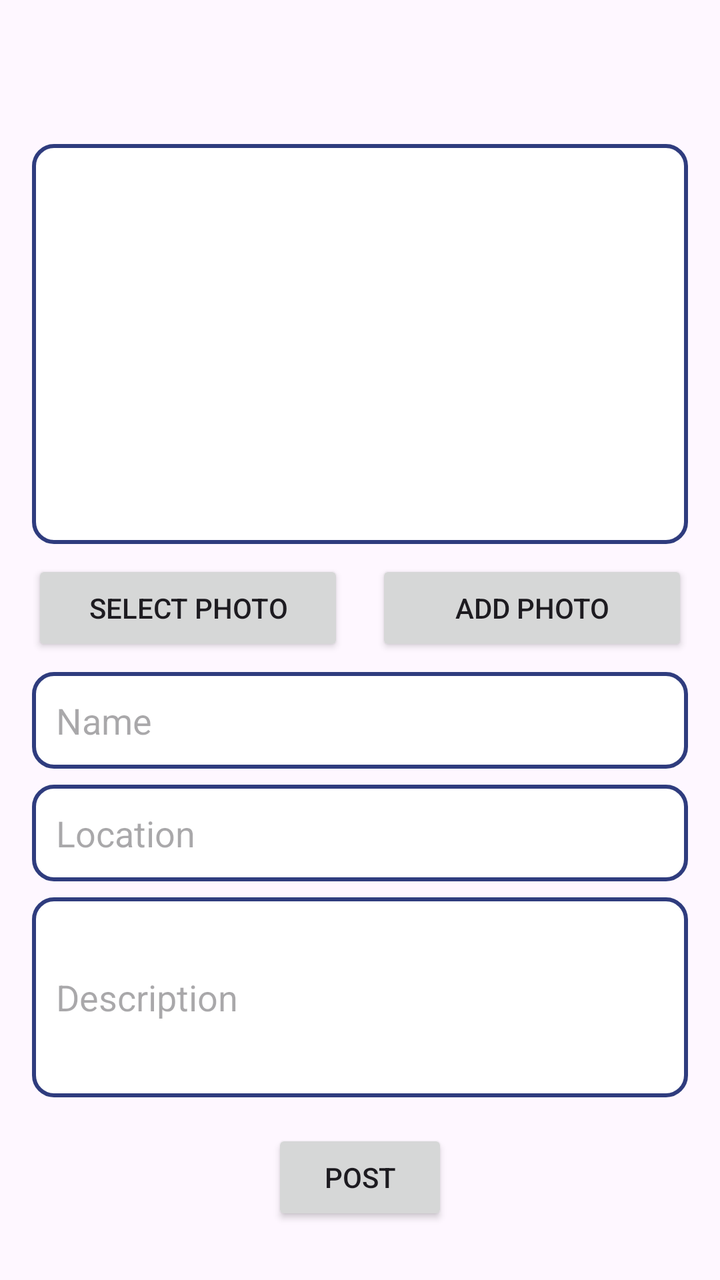
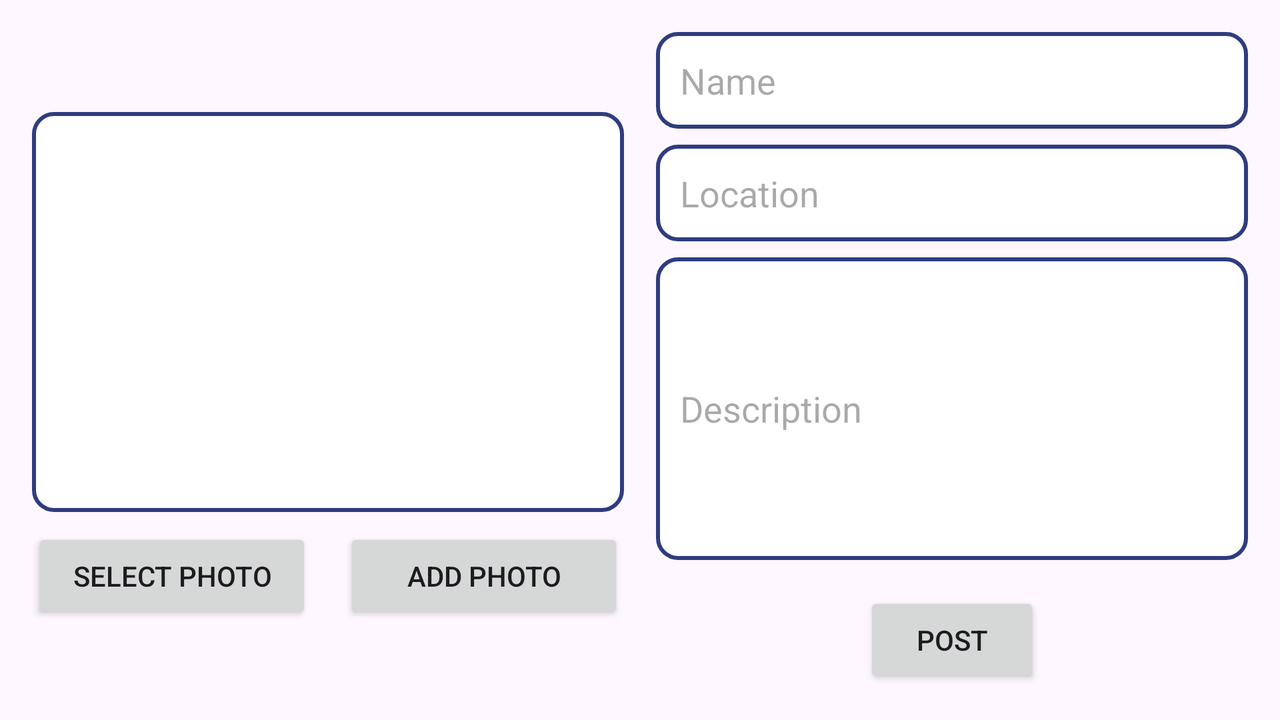

Two renders of one Android screen. The first uses the default layout on a phone; the second uses the alternative layout the repository ships for a different screen configuration, on a matching device. The two XML files are below.
<!-- AndroidManifest.xml: application theme Theme.DemoiLost -->
<!-- res/layout/activity_post.xml -->
<?xml version="1.0" encoding="utf-8"?>
<androidx.constraintlayout.widget.ConstraintLayout
    xmlns:android="http://schemas.android.com/apk/res/android"
    xmlns:app="http://schemas.android.com/apk/res-auto"
    android:id="@+id/activity_post"
    android:layout_width="match_parent"
    android:layout_height="match_parent"
    android:padding="16dp">

    
    <ImageView
        android:id="@+id/backButton"
        android:layout_width="24dp"
        android:layout_height="24dp"
        android:layout_marginTop="32dp"
        android:layout_marginStart="8dp"
        android:src="@drawable/ic_back"
        android:contentDescription="Back"
        app:tint="@color/black"
        app:layout_constraintTop_toTopOf="parent"
        app:layout_constraintStart_toStartOf="parent" />

    
    <ImageView
        android:id="@+id/photoImageView"
        android:layout_width="0dp"
        android:layout_height="200dp"
        android:scaleType="centerCrop"
        android:background="@drawable/rounded_edittext"
        app:layout_constraintTop_toBottomOf="@id/backButton"
        app:layout_constraintStart_toStartOf="parent"
        app:layout_constraintEnd_toEndOf="parent" />

    
    <LinearLayout
        android:id="@+id/buttons_photo"
        android:layout_width="match_parent"
        android:layout_height="wrap_content"
        android:layout_marginTop="8dp"
        android:gravity="center"
        android:orientation="horizontal"
        app:layout_constraintTop_toBottomOf="@id/photoImageView"
        app:layout_constraintStart_toStartOf="parent"
        app:layout_constraintEnd_toEndOf="parent">

        <Button
            android:id="@+id/selectPhotoButton"
            android:layout_width="0dp"
            android:layout_height="wrap_content"
            android:layout_weight="1"
            android:layout_marginEnd="8dp"
            android:text="Select Photo" />

        <Button
            android:id="@+id/selectImageButton"
            android:layout_width="0dp"
            android:layout_height="wrap_content"
            android:layout_weight="1"
            android:layout_marginStart="8dp"
            android:text="Add Photo" />
    </LinearLayout>

    
    <EditText
        android:id="@+id/nameEditText"
        android:layout_width="match_parent"
        android:layout_height="wrap_content"
        android:hint="Name"
        android:background="@drawable/rounded_edittext"
        app:layout_constraintTop_toBottomOf="@id/buttons_photo"
        app:layout_constraintStart_toStartOf="parent"
        app:layout_constraintEnd_toEndOf="parent"
        android:layout_marginTop="8dp"
        android:padding="12dp" />

    
    <EditText
        android:id="@+id/locationEditText"
        android:layout_width="match_parent"
        android:layout_height="wrap_content"
        android:hint="Location"
        android:focusable="false"
        android:background="@drawable/rounded_edittext"
        app:layout_constraintTop_toBottomOf="@id/nameEditText"
        app:layout_constraintStart_toStartOf="parent"
        app:layout_constraintEnd_toEndOf="parent"
        android:layout_marginTop="8dp"
        android:padding="12dp" />

    
    <EditText
        android:id="@+id/descriptionEditText"
        android:layout_width="match_parent"
        android:layout_height="100dp"
        android:hint="Description"
        android:background="@drawable/rounded_edittext"
        app:layout_constraintTop_toBottomOf="@id/locationEditText"
        app:layout_constraintStart_toStartOf="parent"
        app:layout_constraintEnd_toEndOf="parent"
        android:layout_marginTop="8dp"
        android:padding="12dp" />

    
    <Button
        android:id="@+id/postButton"
        android:layout_width="wrap_content"
        android:layout_height="wrap_content"
        android:text="Post"
        app:layout_constraintTop_toBottomOf="@id/descriptionEditText"
        app:layout_constraintStart_toStartOf="parent"
        app:layout_constraintEnd_toEndOf="parent"
        android:layout_marginTop="16dp" />

</androidx.constraintlayout.widget.ConstraintLayout>
<!-- resources referenced by this layout -->
<resources>
  <color name="black">#FF000000</color>
  <!-- drawable rounded_edittext (drawable) -->
  <?xml version="1.0" encoding="utf-8"?>
  <shape xmlns:android="http://schemas.android.com/apk/res/android"
      android:shape="rectangle">
      
      <solid android:color="@android:color/white" />
  
      
      <corners android:radius="10dp" />
  
      
      <stroke
          android:width="2dp"
          android:color="@color/blue" />
  </shape>
  <style name="Theme.DemoiLost" parent="Base.Theme.DemoiLost" />
  <color name="blue">#FF2F3C7E</color>
  <style name="Base.Theme.DemoiLost" parent="Theme.Material3.DayNight.NoActionBar">
          
           <item name="colorPrimary">@color/blue</item>
           <item name="colorPrimaryVariant">@color/blue</item>
  
      </style>
</resources>
<!-- res/layout-land/activity_post.xml (the author's variant of the layout above) -->
<!-- drawn on the phone turned sideways -->
<?xml version="1.0" encoding="utf-8"?>
<androidx.constraintlayout.widget.ConstraintLayout
    xmlns:android="http://schemas.android.com/apk/res/android"
    xmlns:app="http://schemas.android.com/apk/res-auto"
    android:id="@+id/activity_post"
    android:layout_width="match_parent"
    android:layout_height="match_parent"
    android:padding="16dp">

    
    <LinearLayout
        android:id="@+id/imagePanel"
        android:layout_width="0dp"
        android:layout_height="match_parent"
        android:orientation="vertical"
        android:layout_marginEnd="16dp"
        app:layout_constraintTop_toTopOf="parent"
        app:layout_constraintBottom_toBottomOf="parent"
        app:layout_constraintStart_toStartOf="parent"
        app:layout_constraintEnd_toStartOf="@+id/formPanel">

        
        <ImageView
            android:id="@+id/backButton"
            android:layout_width="24dp"
            android:layout_height="24dp"
            android:layout_marginBottom="16dp"
            android:src="@drawable/ic_back"
            android:contentDescription="Back"
            app:tint="@color/black" />

        
        <ImageView
            android:id="@+id/photoImageView"
            android:layout_width="match_parent"
            android:layout_height="200dp"
            android:scaleType="centerCrop"
            android:background="@drawable/rounded_edittext" />

        
        <LinearLayout
            android:layout_width="match_parent"
            android:layout_height="wrap_content"
            android:orientation="horizontal"
            android:gravity="center"
            android:layout_marginTop="8dp">

            <Button
                android:id="@+id/selectPhotoButton"
                android:layout_width="0dp"
                android:layout_height="wrap_content"
                android:layout_weight="1"
                android:layout_marginEnd="8dp"
                android:text="Select Photo" />

            <Button
                android:id="@+id/selectImageButton"
                android:layout_width="0dp"
                android:layout_height="wrap_content"
                android:layout_weight="1"
                android:layout_marginStart="8dp"
                android:text="Add Photo" />
        </LinearLayout>
    </LinearLayout>

    
    <LinearLayout
        android:id="@+id/formPanel"
        android:layout_width="0dp"
        android:layout_height="match_parent"
        android:orientation="vertical"
        app:layout_constraintTop_toTopOf="parent"
        app:layout_constraintBottom_toBottomOf="parent"
        app:layout_constraintStart_toEndOf="@id/imagePanel"
        app:layout_constraintEnd_toEndOf="parent">

        <EditText
            android:id="@+id/nameEditText"
            android:layout_width="match_parent"
            android:layout_height="wrap_content"
            android:hint="Name"
            android:background="@drawable/rounded_edittext"
            android:padding="12dp"
            android:layout_marginBottom="8dp" />

        <EditText
            android:id="@+id/locationEditText"
            android:layout_width="match_parent"
            android:layout_height="wrap_content"
            android:hint="Location"
            android:focusable="false"
            android:background="@drawable/rounded_edittext"
            android:padding="12dp"
            android:layout_marginBottom="8dp" />

        <EditText
            android:id="@+id/descriptionEditText"
            android:layout_width="match_parent"
            android:layout_height="0dp"
            android:layout_weight="1"
            android:hint="Description"
            android:background="@drawable/rounded_edittext"
            android:padding="12dp"
            android:layout_marginBottom="16dp" />

        <Button
            android:id="@+id/postButton"
            android:layout_width="wrap_content"
            android:layout_height="wrap_content"
            android:text="Post"
            android:layout_gravity="center_horizontal" />
    </LinearLayout>

</androidx.constraintlayout.widget.ConstraintLayout>
